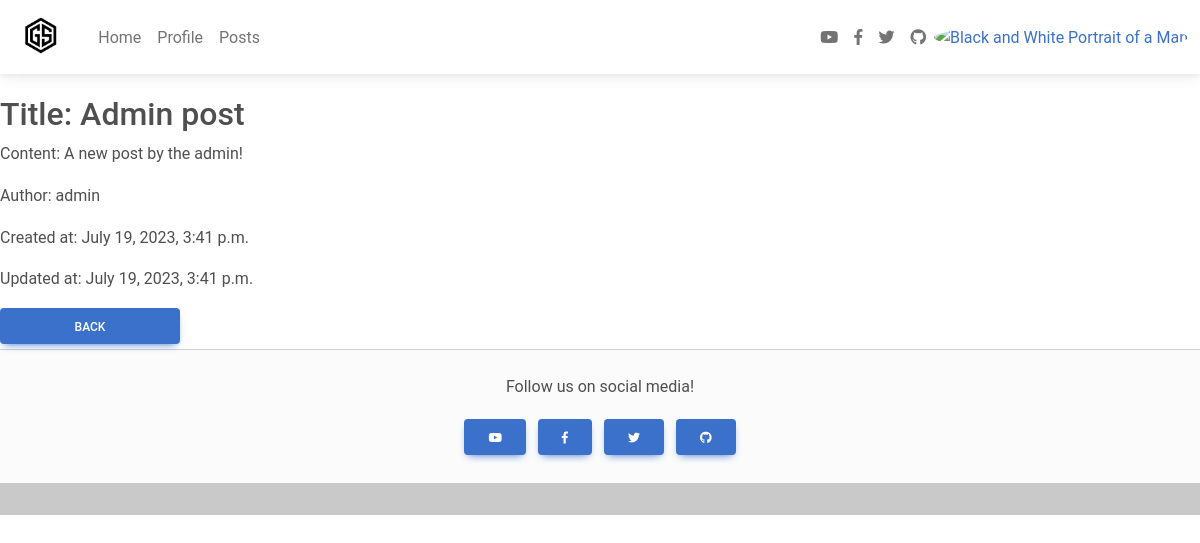
Page /posts/posts/37/ on the committed database.
### posts/models.py (models this page shows, shortened)
class Post(models.Model):
    title = models.CharField(max_length=200)
    content = models.TextField()
    created_at = models.DateTimeField(auto_now_add=True)
    updated_at = models.DateTimeField(auto_now=True)
    created_by = models.ForeignKey(User, on_delete=models.CASCADE)
    liked_users = models.ManyToManyField(
        User, related_name='liked_posts', blank=True)
    disliked_users = models.ManyToManyField(
        User, related_name='disliked_posts', blank=True)

### posts/views.py (the view)
# urls.py: path('posts/<int:post_id>/', views.post_detail, name='post_detail'),
def post_detail(request, post_id):
    post = get_object_or_404(Post, id=post_id)
    return render(request, 'posts/post_detail.html', {'post': post})

### posts/templates/posts/post_detail.html (shortened to what this page needs)
{% extends 'blogProject/layout.html' %} {% load static %} {% block content %}
<html>
  <head>
    <link rel="stylesheet" href="{% static 'blog/css/globals.css' %}" />
  </head>
  <body>
    <div class="post-details-container">
      <h2>Title: {{ post.title }}</h2>
      <p>Content: {{ post.content }}</p>
      <p>Author: {{ post.created_by.username }}</p>
      <p>Created at: {{ post.created_at }}</p>
      <p>Updated at: {{ post.updated_at }}</p>
      <button id="backButton" class="btn btn-primary w-15">Back</button>
    </div>
  </body>
</html>
{% endblock %}

### static/blog/css/globals.css (style rules this page uses)
body { margin: 0; padding-top: 75px; }
.btn-primary { margin-bottom: 5px; }
.post-details-container { display: flex; flex-direction: column; align-items: flex-start; justify-content: flex-end; }
#backButton { width: 15%; }

### rows in the picture
Post: title "Admin post", content "A new post by the admin!", created_by.username "admin", created_at "July 19, 2023, 3:41 p.m.", updated_at "July 19, 2023, 3:41 p.m."
